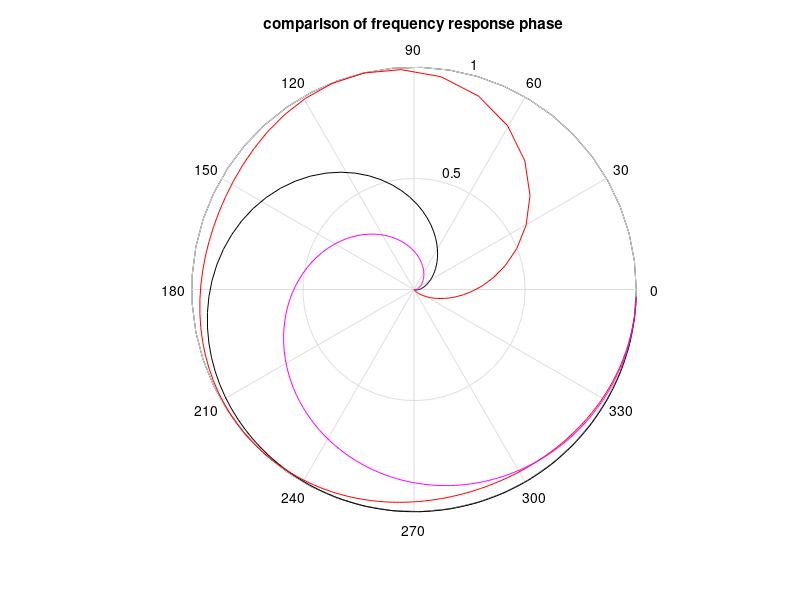

Write MATLAB code to recreate this figure.
% Comparison of frequency response phase of Butterworth, Chebyshev 1 and 
% Bessel filters in polar plane
wc=10; %desired cut-off frequency
N=5; %order of the filter
Rp=0.5; %decibels of ripple in the pass band
Rs=20; %decibels of ripple in the stop band
[num,den]=butter(N,wc,'s'); %analog Butterworth filter
w=logspace(-1,3,500); %logaritmic set of frequency values
G=freqs(num,den,w); %computes frequency response
ph=angle(G); %phase
polar(ph,abs(G),'k'); %polar plot
hold on;
ylabel('Phase'); xlabel('rad/s'); title('comparison of frequency response phase');

[num,den]=cheby1(N,Rp,wc,'s'); %analog Chebyshev 1 filter
G=freqs(num,den,w); %computes frequency response
ph=angle(G); %phase
polar(ph,abs(G),'r'); %polar plot

[num,den]=besself(N,wc); %analog Bessel filter
G=freqs(num,den,w); %computes frequency response
ph=angle(G); %phase
polar(ph,abs(G),'m'); %polar plot
